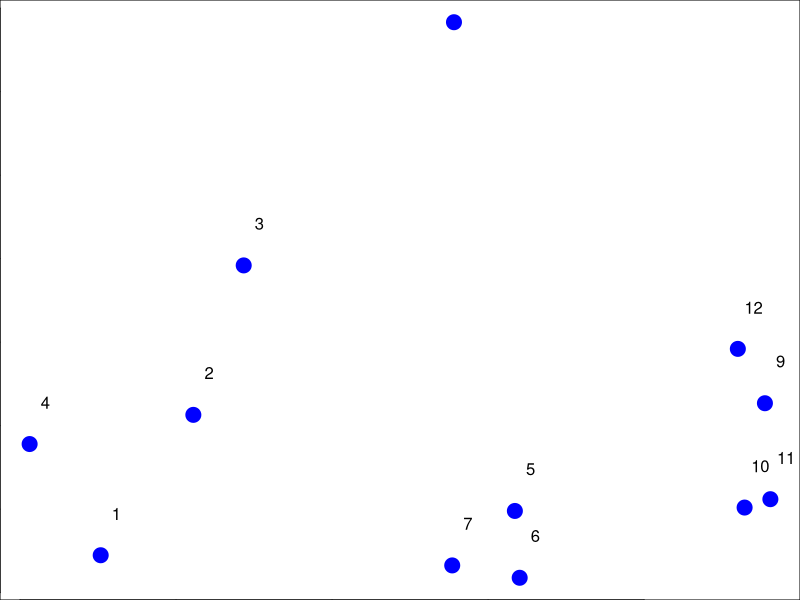
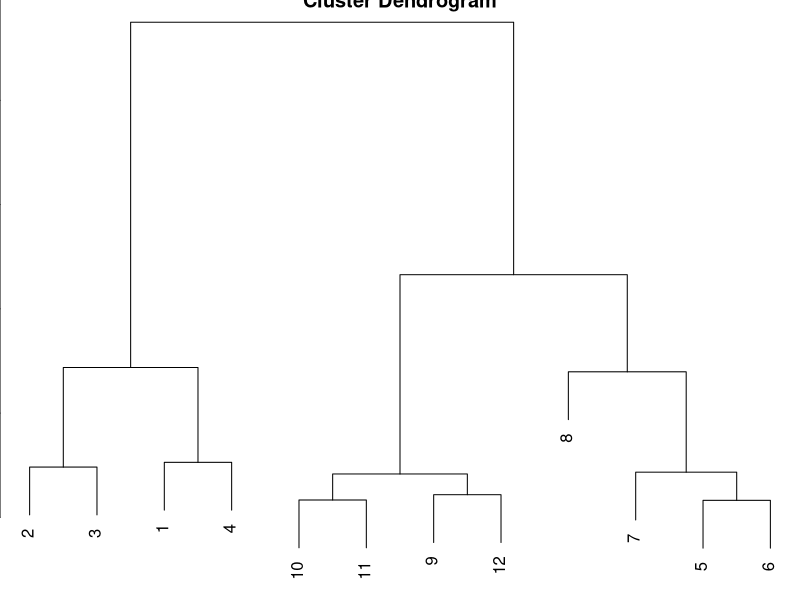

The R script that drew these images, in order:
set.seed(1234)
par(mar=c(0,0,0,0))
x<-rnorm(12,mean = rep(1:3,each=4),sd = 0.2)
y<-rnorm(12,mean = rep(1,2,1,each=4),sd = 0.2)
plot(x,y,col="blue",pch= 19,cex=2)
text(x+0.05,y+0.05,labels = as.character(1:12))

#calculate the distance 
dataframe=data.frame(x=x,y=y)
dist(dataframe)
distxy<-dist(dataframe)
hclustering<-hclust(distxy)
plot(hclustering)


